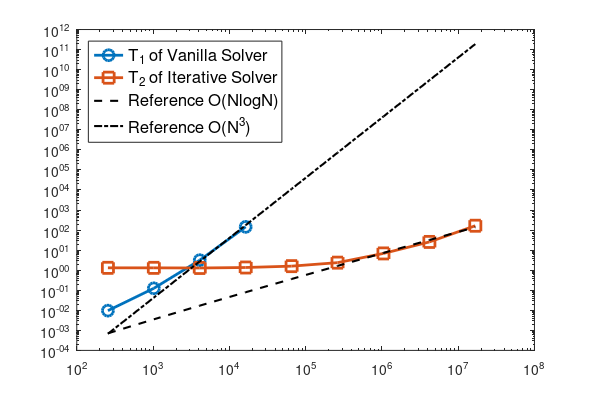

The MATLAB script that drew this image:
% Clear workspace and figures
clear;
close all;
clc;

% Define the data
N = [256, 1024, 4096, 16384, 65536, 262144, 1048576, 4194304, 2^24];

% Times corresponding to each N
T1_build = [0.007100, 0.073868, 1.112, 17.46, NaN, NaN, NaN, NaN];
T1_solve = [0.002495, 0.050911, 2.041, 126.9, NaN, NaN, NaN, NaN];
T1 = T1_build+T1_solve;
T2       = [1.310, 1.307, 1.287, 1.360, 1.589, 2.373, 6.846, 25.62, 164.545212];

% Create a new figure
%figure;
%hold on;
%grid on;

% Plot T1_build (exclude NaN values)
valid_T1_build = ~isnan(T1_build);
% loglog(N(valid_T1_build), T1_build(valid_T1_build), 'o-', 'LineWidth', 2, 'MarkerSize', 8, 'DisplayName', 'T_1^{build}');

% Plot T1_solve (exclude NaN values)
valid_T1_solve = ~isnan(T1_solve);
% loglog(N(valid_T1_solve), T1_solve(valid_T1_solve), 's-', 'LineWidth', 2, 'MarkerSize', 8, 'DisplayName', 'T_1^{solve}');

% Plot T2 (all values available)
% Ensure that T2 has no zero or negative values for log scaling

valid_T1= valid_T1_build;
valid_T2 = T2 > 0;

loglog(N(valid_T1), T1(valid_T1),'o-', 'LineWidth', 2, 'MarkerSize', 8, 'DisplayName', 'T_1 of Vanilla Solver');
hold on;
loglog(N(valid_T2), T2(valid_T2),'s-', 'LineWidth', 2, 'MarkerSize', 8, 'DisplayName', 'T_2 of Iterative Solver');

% Choose the base point for C1 and C2
base_N = N(1);      % N = 256
base_T2 = T2(1);    % T2 = 1.310 seconds

% Calculate C1 and C2 for T2
C1 = 0.00000000004;           % For O(N^3)
C2 = 0.0000005; % For O(N logN)

% Create reference lines using C1 and C2
ref_N = N;
ref_ONlogN = C2 * ref_N .* log(ref_N);    % O(N logN)
ref_ON3    = C1 * ref_N.^3;               % O(N^3)

% Plot reference lines
loglog(ref_N, ref_ONlogN, 'k--', 'LineWidth', 1.5, 'DisplayName', 'Reference O(NlogN)');
%loglog(ref_N, ref_O_N2, 'k--', 'LineWidth', 1.5, 'DisplayName', 'Reference O(N^2)');
loglog(ref_N, ref_ON3, 'k-.', 'LineWidth', 1.5, 'DisplayName', 'Reference O(N^3)');

legend('Location', 'northwest', 'FontSize', 12);
hold off;

filename = sprintf('Complexity.pdf');
set(gcf, 'PaperUnits', 'centimeters');
paperWidth = 15;
paperHeight = 10;
set(gcf, 'PaperSize', [paperWidth paperHeight]);
set(gcf, 'PaperPosition', [0 0 paperWidth paperHeight]);
saveas(gcf, filename);